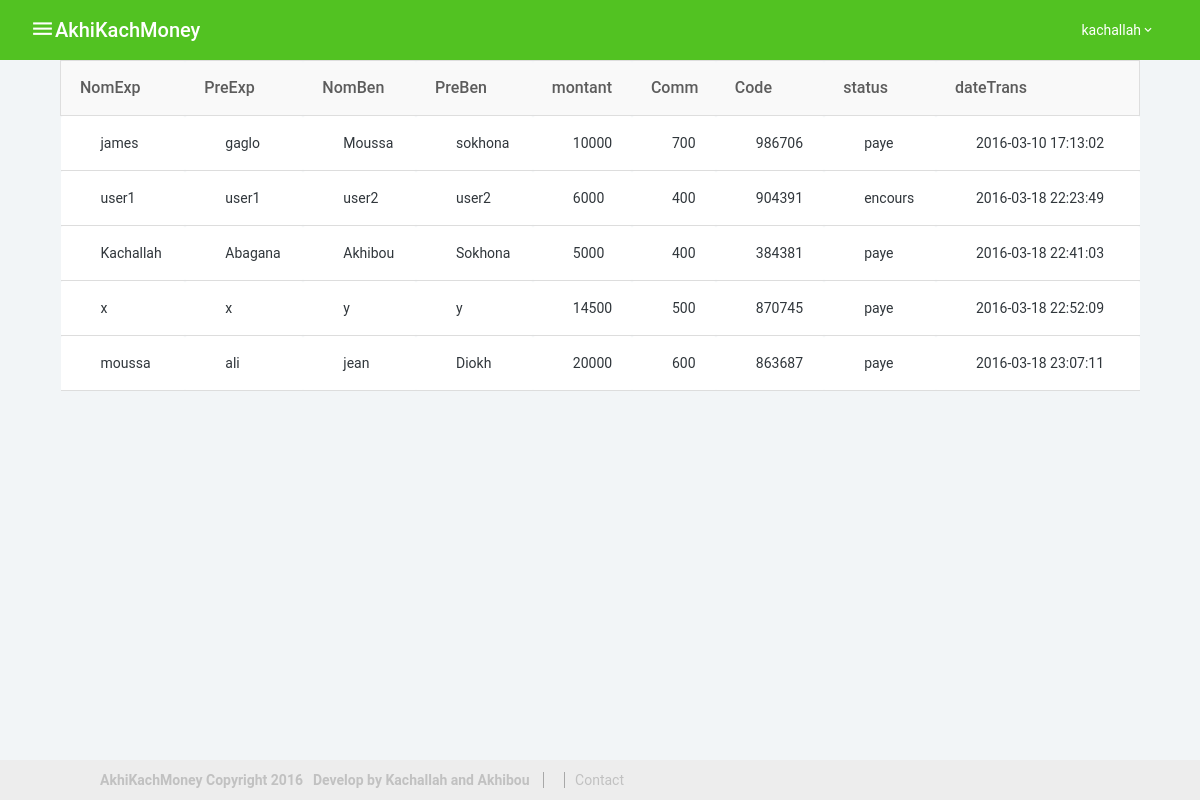
The page /users/etat.php (signed in) on the database its author committed.
### tables this page shows
CREATE TABLE IF NOT EXISTS `transaction` (
  `id` int(11) NOT NULL AUTO_INCREMENT,
  `nom_exp` varchar(50) NOT NULL,
  `prenom_exp` varchar(50) NOT NULL,
  `phone_exp` varchar(50) NOT NULL,
  `nom_benef` varchar(50) NOT NULL,
  `prenom_benef` varchar(50) NOT NULL,
  `phone_benef` varchar(50) NOT NULL,
  `montant` varchar(50) NOT NULL,
  `commission` varchar(50) NOT NULL,
  `total` varchar(50) NOT NULL,
  `code` varchar(6) NOT NULL,
  `status` varchar(10) NOT NULL,
  `typePiece` varchar(30) DEFAULT NULL,
  `numeroPiece` varchar(50) DEFAULT NULL,
  `date_transaction` datetime NOT NULL,
  `userid` int(11) NOT NULL,
  PRIMARY KEY (`id`)
);

### users/etat.php (the view, shortened to what this page needs)
<?php
			require('header.php');
			include("../connectdb.php");
			$user = $_SESSION['user'] ;
			$req =$bdd  -> query('SELECT * FROM transaction where userid='.$user);
?>
		<div class="content" id="tools">
          <table border=1 width="50%">
            <thead >
				<tr >
					<th>NomExp</th>
					<th>PreExp</th>
					<th>NomBen</th>
					<th>PreBen</th>
					<th>montant</th>
					<th>Comm</th>
					<th>Code</th>
					<th>status</th>
					<th>dateTrans</th>
				</tr>
				</thead>
           		 <tbody>
					<?php
						while ($cor = $req -> fetch()) {
							?>
						<tr>
							<td><?php echo $cor['nom_exp']; ?></td>
							<td><?php echo $cor['prenom_exp']; ?></td>
							<td><?php echo $cor['nom_benef']; ?></td>
							<td><?php echo $cor['prenom_benef']; ?></td>
							<td><?php echo $cor['montant']; ?></td>
							<td><?php echo $cor['commission']; ?></td>
							<td><?php echo $cor['code']; ?></td>
							<td><?php echo $cor['status']; ?></td>
							<td><?php echo $cor['date_transaction']; ?></td>
						</tr>
					<?php } ?>
				</table>
				</div>
<?php  require('../footer.php'); ?>

### rows shown on the page
transaction: nom_exp "james", prenom_exp "gaglo", nom_benef "Moussa", prenom_benef "sokhona", montant "10000", commission "700", code "986706", status "paye", date_transaction "2016-03-10 17:13:02"
transaction: nom_exp "user1", prenom_exp "user1", nom_benef "user2", prenom_benef "user2", montant "6000", commission "400", code "904391", status "encours", date_transaction "2016-03-18 22:23:49"
transaction: nom_exp "Kachallah", prenom_exp "Abagana", nom_benef "Akhibou", prenom_benef "Sokhona", montant "5000", commission "400", code "384381", status "paye", date_transaction "2016-03-18 22:41:03"
transaction: nom_exp "x", prenom_exp "x", nom_benef "y", prenom_benef "y", montant "14500", commission "500", code "870745", status "paye", date_transaction "2016-03-18 22:52:09"
transaction: nom_exp "moussa", prenom_exp "ali", nom_benef "jean", prenom_benef "Diokh", montant "20000", commission "600", code "863687", status "paye", date_transaction "2016-03-18 23:07:11"

### other values the page prints
$nom "kachallah"
